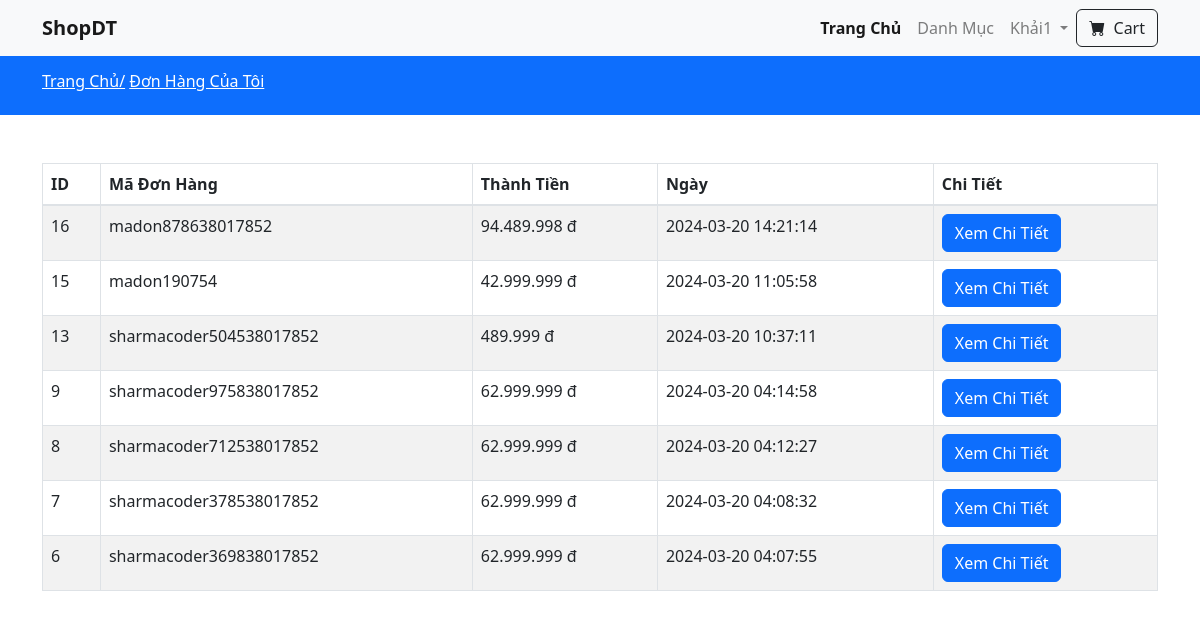
The page /my-orders.php (signed in) on the database its author committed.
### tables this page shows
CREATE TABLE `orders` (
  `id` int(11) NOT NULL,
  `tracking_no` varchar(255) NOT NULL,
  `user_id` int(255) NOT NULL,
  `name` varchar(255) NOT NULL,
  `email` varchar(255) NOT NULL,
  `phone` int(255) NOT NULL,
  `address` varchar(255) NOT NULL,
  `pincode` int(255) NOT NULL,
  `total_price` int(255) NOT NULL,
  `payment_mode` varchar(255) NOT NULL,
  `payment_id` varchar(255) DEFAULT NULL,
  `status` tinyint(4) NOT NULL DEFAULT 0,
  `comments` varchar(255) DEFAULT NULL,
  `created_at` timestamp NOT NULL DEFAULT current_timestamp()
);

### functions/userfunctions.php (called while the page is built, shortened)
<?php
include('config/dbcon.php');
function getOrders(){
    global $con;
    $userId =  $_SESSION['auth_user']['user_id'];
    $query = "SELECT * FROM orders WHERE user_id = '$userId'ORDER BY id DESC";
    return $query_run = mysqli_query($con, $query);
}
?>

### my-orders.php (the view, shortened to what this page needs)
<?php
    include('functions/userfunctions.php');
    include('includes/header.php');
?>
<div class="py-3 bg-primary">
    <div class="container">
        <h6 class="text-white">
            <a href="index.php" class="text-white">Trang Chủ/</a>
            <a href="my-orders.php" class="text-white">Đơn Hàng Của Tôi</a>
        </h6>
    </div>
</div>
<div class="py-5">
    <div class="container">
        <div class="">
            <div class="row">
                <div class="col-md-12">
                    <table class="table table-bordered table-striped">
                        <thead>
                            <tr>
                                <th>ID</th>
                                <th>Mã Đơn Hàng</th>
                                <th>Thành Tiền</th>
                                <th>Ngày</th>
                                <th>Chi Tiết</th>
                            </tr>
                        </thead>
                        <tbody>
                                    <?php
                                    $orders =getOrders();
                                    if(mysqli_num_rows($orders)>0)
                                    {
                                        foreach($orders as $item){
                                            ?>
                                             <tr>
                                                <td> <?= $item['id'];?> </td>
                                                <td> <?= $item['tracking_no'];?> </td>
                                                <td> <?= number_format($item['total_price'], 0, ',', '.') ?> đ </td>
                                                <td> <?= $item['created_at'];?> </td>
                                                <td>
                                                    <a href="view-order.php?t=<?= $item['tracking_no'];?>" class="btn btn-primary">Xem Chi Tiết</a>
                                                </td>
                                            </tr>
                                            <?php
                                        }
                                    }else{
                                        ?>
                                             <tr>
                                                <td colspan="5"> No </td>
                                            </tr>
                                            <?php
                                    }
                                ?>
                        </tbody>
                    </table>
                </div>
            </div>
        </div>
    </div>
</div>
<?php include('includes/footer.php'); ?>

### rows shown on the page
orders: id "16", tracking_no "madon878638017852", total_price "94.489.998", created_at "2024-03-20 14:21:14"
orders: id "15", tracking_no "madon190754", total_price "42.999.999", created_at "2024-03-20 11:05:58"
orders: id "13", tracking_no "sharmacoder504538017852", total_price "489.999", created_at "2024-03-20 10:37:11"
orders: id "9", tracking_no "sharmacoder975838017852", total_price "62.999.999", created_at "2024-03-20 04:14:58"
orders: id "8", tracking_no "sharmacoder712538017852", total_price "62.999.999", created_at "2024-03-20 04:12:27"
orders: id "7", tracking_no "sharmacoder378538017852", total_price "62.999.999", created_at "2024-03-20 04:08:32"
orders: id "6", tracking_no "sharmacoder369838017852", total_price "62.999.999", created_at "2024-03-20 04:07:55"

### other values the page prints
$_SESSION['auth_user']['name'] "Khải1"
